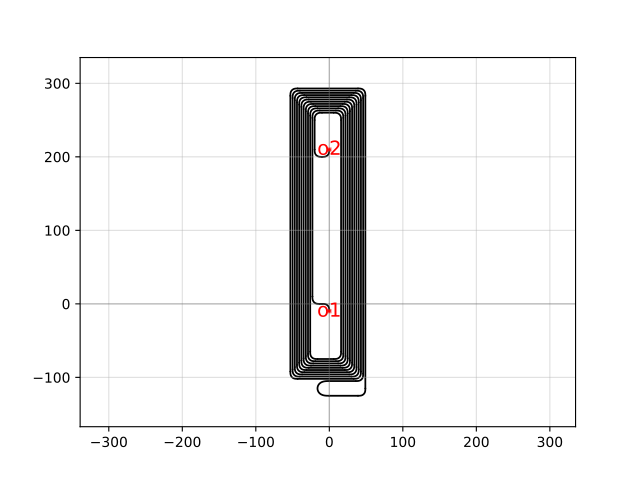

Generate this figure with Python:
import gdsfactory as gf

c = gf.components.spiral_inner_io_fiber_single(cross_section='strip', x_straight_inner_right=40.0, x_straight_inner_left=75.0, y_straight_inner_top=10.0, y_straight_inner_bottom=0.0, grating_spacing=200.0)
c.plot()
